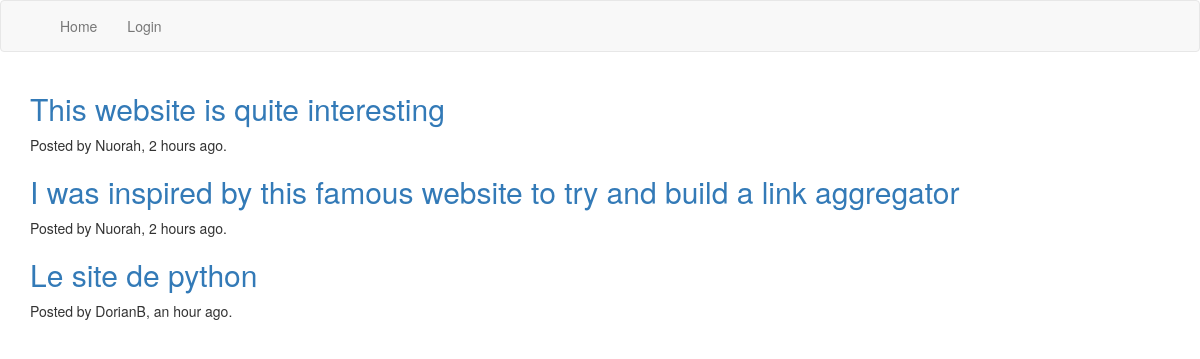
/index, run on the app's committed database.
### app/models.py (models this page shows, shortened)
class Post(db.Model):
	id = db.Column(db.Integer, primary_key=True)
	title = db.Column(db.String(64))
	url = db.Column(db.String(512))
	timestamp = db.Column(db.DateTime, index=True, default=datetime.utcnow)
	score = db.Column(db.Integer)
	user_id = db.Column(db.Integer, db.ForeignKey('user.id'))

class User(UserMixin, db.Model):
	id = db.Column(db.Integer, primary_key=True)
	username = db.Column(db.String(64), index=True, unique=True)
	password_hash = db.Column(db.String(128))
	karma = db.Column(db.Integer)
	posts = db.relationship('Post', backref='author', lazy='dynamic')

### app/routes.py (the view)
@app.route('/')
@app.route('/index')
def index():
	posts = Post.query.all()
	for post in posts:
		print(post.title)
	return render_template('index.html', title = 'Front page', posts=posts)

### app/templates/index.html
{% extends "base.html" %}
{% block app_content %}
    {% if posts %}
    	{% for post in posts %}
    	<h2><a href={{ post.url }}>{{ post.title }}</a></h2>
    	<p>Posted by {{ post.author.username }}, {{ moment(post.timestamp).fromNow() }}.<p>
    	{% endfor %}
    {% endif %}
{% endblock %}

### app/templates/base.html (shortened to what this page needs)
{% extends 'bootstrap/base.html' %}
	{% block navbar %}
	<nav class="navbar navbar-default">
		<div class="container">
			<div class="collapse navbar-collapse" id="bs-example-navbar-collapse-1">
				<ul class="nav navbar-nav">
					<li><a href="{{ url_for('index') }}">Home</a></li>
					{% if current_user.is_anonymous %}
					<li><a href="{{ url_for('login') }}">Login</a></li>
					{% else %}
					<li><a href="{{ url_for('logout') }}">Logout</a></li>
				</ul>
				<ul class="nav navbar-nav navbar-right">
					<li><a href="{{ url_for('submit') }}">Submit new link</a></li>
					<li><a href="">{{ current_user.username }}</a></li>
					{% endif %}
				</ul>
			</div>
		</div>
	</nav>
	{% endblock %}
	{% block content %}
	<div class="container">
		{% block app_content %}{% endblock %}
	</div>
	{% endblock %}

### data on the page
Post: title "This website is quite interesting", author.username "Nuorah", timestamp "2 hours ago"
Post: title "I was inspired by this famous website to try and build a link aggregator", author.username "Nuorah", timestamp "2 hours ago"
Post: title "Le site de python", author.username "DorianB", timestamp "an hour ago"
